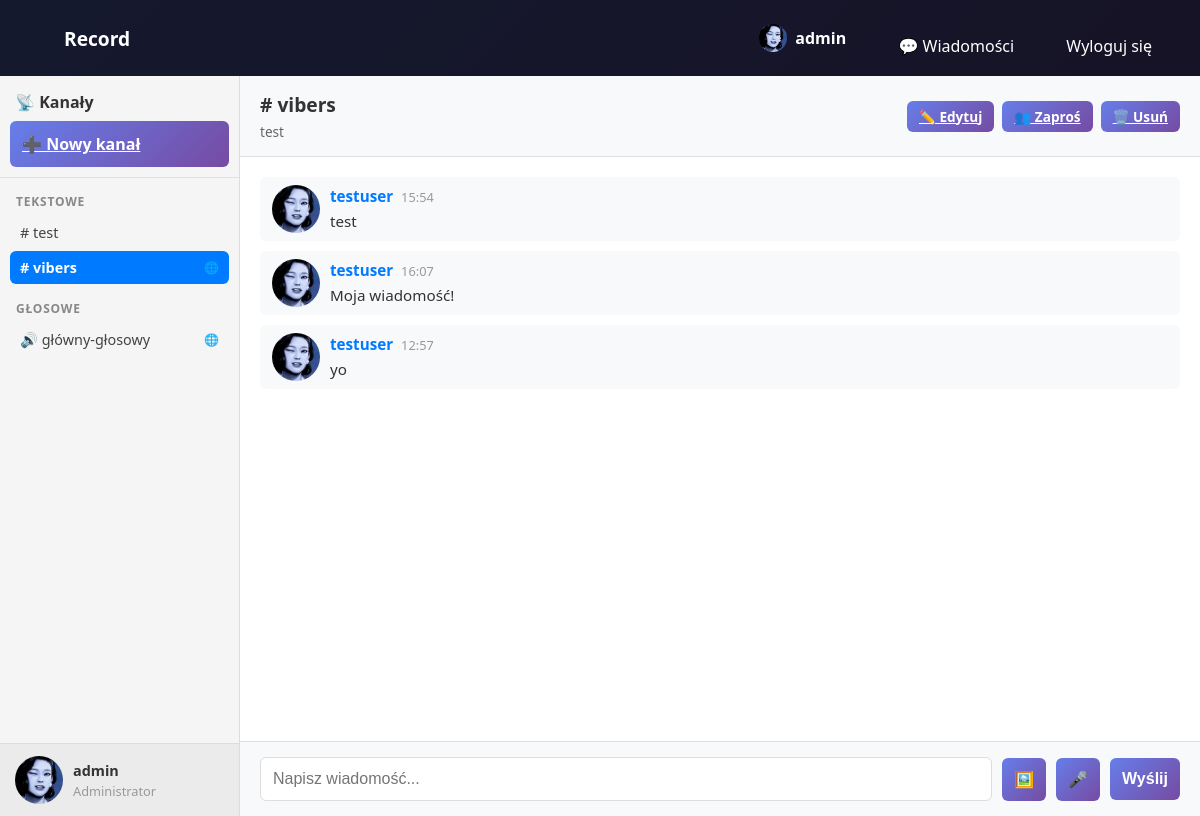
Before: /?channel_id=4 (signed in) with the older database file.
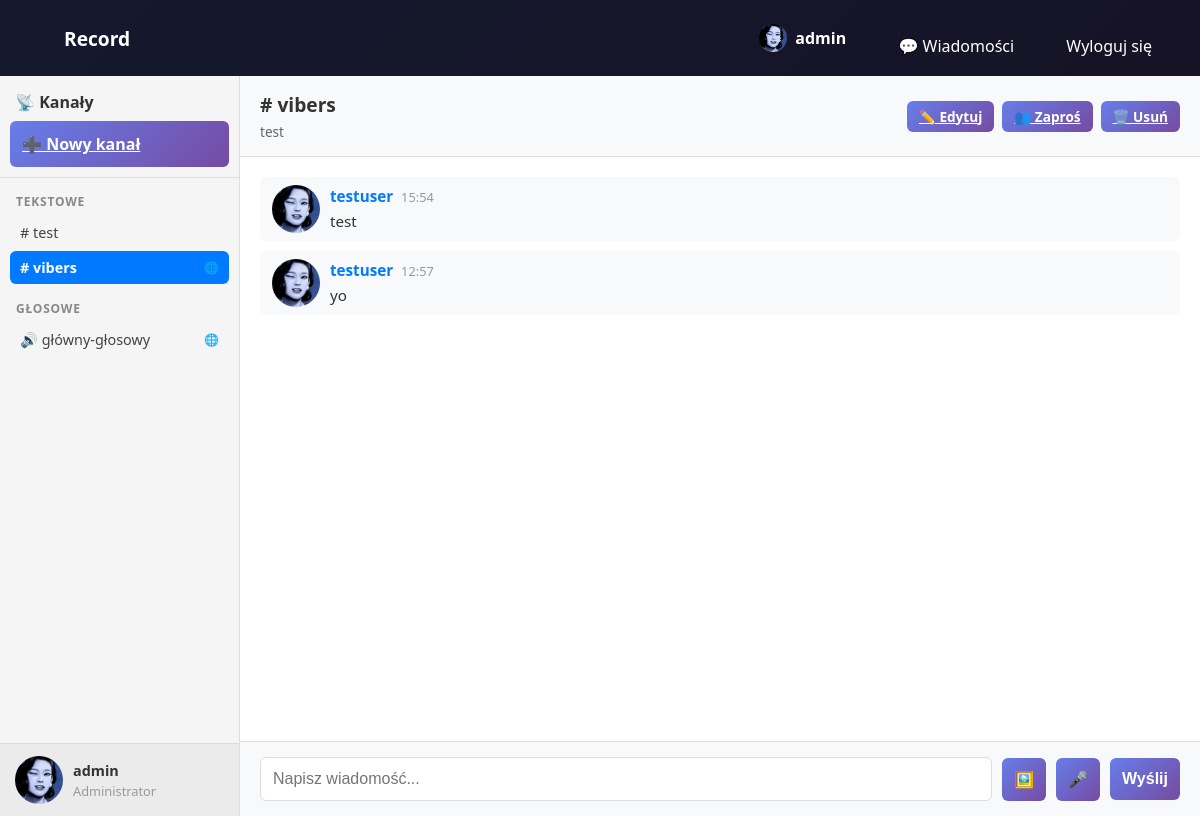
After: the same page with the newer database file.
### record_app/models.py (models this page shows, shortened)
class User(AbstractUser):
    ROLE_CHOICES = [
        ('user', 'Zwykły Użytkownik'),
        ('moderator', 'Moderator'),
        ('admin', 'Administrator'),
    ]
    role = models.CharField(
        max_length=10,
        choices=ROLE_CHOICES,
        default='user'
    )
    description = models.TextField(blank=True, null=True)
    avatar = models.ImageField(upload_to='avatars/', blank=True, null=True)
    @property
    def avatar_url(self):
        if self.avatar:
            return self.avatar.url
        return f'{settings.MEDIA_URL}avatars/default_pfp.jpg'
    class Meta:
        verbose_name = 'Użytkownik'
        verbose_name_plural = 'Użytkownicy'

class Channel(models.Model):
    CHANNEL_TYPE_CHOICES = [
        ('text', 'Kanał tekstowy'),
        ('voice', 'Kanał głosowy'),
    ]
    name = models.CharField(max_length=100)
    description = models.TextField(blank=True, null=True)
    channel_type = models.CharField(
        max_length=10,
        choices=CHANNEL_TYPE_CHOICES,
        default='text'
    )
    is_public = models.BooleanField(default=True)
    created_by = models.ForeignKey(User, on_delete=models.CASCADE, related_name='created_channels')
    created_at = models.DateTimeField(auto_now_add=True)
    updated_at = models.DateTimeField(auto_now=True)
    class Meta:
        verbose_name = 'Kanał'
        verbose_name_plural = 'Kanały'
        ordering = ['created_at']

class Message(models.Model):
    channel = models.ForeignKey(Channel, on_delete=models.CASCADE, related_name='messages')
    author = models.ForeignKey(User, on_delete=models.CASCADE, related_name='messages')
    content = models.TextField()
    image = models.ImageField(upload_to='messages/', blank=True, null=True)
    audio = models.FileField(upload_to='messages_audio/', blank=True, null=True)
    created_at = models.DateTimeField(auto_now_add=True)
    updated_at = models.DateTimeField(auto_now=True)
    class Meta:
        verbose_name = 'Wiadomość'
        verbose_name_plural = 'Wiadomości'
        ordering = ['created_at']

### record_app/views.py (the view)
# urls.py: path('', views.home_view, name='home'),
@login_required(login_url='login')
def home_view(request):
    all_channels = Channel.objects.filter(
        Q(is_public=True) |
        Q(members__user=request.user) |
        Q(created_by=request.user)
    ).distinct()
    text_channels = all_channels.filter(channel_type='text').order_by('name')
    voice_channels = all_channels.filter(channel_type='voice').order_by('name')
    selected_channel_id = request.GET.get('channel_id')
    selected_channel = None
    messages_list = []
    if selected_channel_id:
        try:
            selected_channel = Channel.objects.get(id=selected_channel_id)
            is_member = selected_channel.members.filter(user=request.user).exists() or \
                       selected_channel.is_public or \
                       selected_channel.created_by == request.user
            if not is_member and not request.user.role == 'admin':
                messages.error(request, "Nie masz dostępu do tego kanału.")
                selected_channel = None
            else:
                messages_list = selected_channel.messages.all()[:50]  # Ostatnie 50 wiadomości
        except Channel.DoesNotExist:
            pass
    message_form = MessageForm() if selected_channel else None
    context = {
        'text_channels': text_channels,
        'voice_channels': voice_channels,
        'selected_channel': selected_channel,
        'messages': messages_list,
        'message_form': message_form,
        'is_admin': request.user.role in ['admin', 'moderator'],
    }
    return render(request, 'record_app/home.html', context)

### record_app/forms.py (shortened to what this page needs)
class MessageForm(forms.ModelForm):
    class Meta:
        model = Message
        fields = ('content',)
        widgets = {
            'content': forms.Textarea(attrs={
                'class': 'form-control',
                'placeholder': 'Napisz wiadomość...',
                'rows': 2
            })
        }

### record_app/templates/record_app/home.html (shortened to what this page needs)
{% extends "record_app/base.html" %}
{% load static %}
{% block extra_css %}
<link rel="stylesheet" href="{% static 'css/home.css' %}">
{% endblock %}
{% block content %}
<div class="record-wrapper">
    <div class="record-layout">
        <aside class="channels-sidebar">
            <div class="sidebar-header">
                <h5>
                    📡 Kanały
                </h5>
                <a href="{% url 'create_channel' %}" class="btn btn-sm btn-primary">
                    ➕ Nowy kanał
                </a>
            </div>
            <div class="channels-grid">
                <div class="channel-column">
                    <h6 class="channel-column-title">Tekstowe</h6>
                    <div class="channel-list" id="text-channels-list">
                        {% for channel in text_channels %}
                        <div class="channel-item" data-channel-id="{{ channel.id }}">
                            <a href="?channel_id={{ channel.id }}"
                               class="channel-link {% if selected_channel.id == channel.id %}active{% endif %}">
                                # {{ channel.name }}
                                {% if channel.is_public %}
                                <span class="badge-public">🌐</span>
                                {% endif %}
                            </a>
                        </div>
                        {% endfor %}
                    </div>
                </div>
                <div class="channel-column">
                    <h6 class="channel-column-title">Głosowe</h6>
                    <div class="channel-list" id="voice-channels-list">
                        {% for channel in voice_channels %}
                        <div class="channel-item" data-channel-id="{{ channel.id }}">
                            <a href="?channel_id={{ channel.id }}"
                               class="channel-link {% if selected_channel.id == channel.id %}active{% endif %}">
                                🔊 {{ channel.name }}
                                {% if channel.is_public %}
                                <span class="badge-public">🌐</span>
                                {% endif %}
                            </a>
                        </div>
                        {% endfor %}
                    </div>
                </div>
            </div>
            <a href="{% url 'profile' %}" class="sidebar-footer">
                <img src="{{ user.avatar_url }}" alt="{{ user.username }}" class="avatar avatar-md">
                <div>
                    <strong>{{ user.username }}</strong>
                    <small>{{ user.get_role_display }}</small>
                </div>
            </a>
        </aside>
        <main class="chat-area">
            {% if selected_channel %}
            <div class="chat-header">
                <div class="channel-title">
                    <h3>
                        {% if selected_channel.channel_type == 'text' %}#{% else %}🔊{% endif %}
                        {{ selected_channel.name }}
                    </h3>
                    {% if selected_channel.description %}
                    <p class="channel-description">{{ selected_channel.description }}</p>
                    {% endif %}
                </div>
                {% if is_admin %}
                <div class="header-actions">
                    <a href="{% url 'edit_channel' selected_channel.id %}" class="btn btn-sm btn-warning">✏️ Edytuj</a>
                    <a href="{% url 'invite_channel' selected_channel.id %}" class="btn btn-sm btn-info">👥 Zaproś</a>
                    <a href="{% url 'delete_channel' selected_channel.id %}" class="btn btn-sm btn-danger">🗑️ Usuń</a>
                </div>
                {% endif %}
            </div>
            {% if selected_channel.channel_type == 'text' %}
            <div class="messages-area">
                <div class="messages-container" id="messages-container">
                    {% if messages|length > 0 %}
                        {% for message in messages %}
                        <div class="message" data-message-id="{{ message.id }}">
                            <img src="{{ message.author.avatar_url }}" alt="{{ message.author.username }}" class="avatar avatar-md">
                            <div class="message-body">
                                <div class="message-header">
                                    <strong class="message-author">{{ message.author.username }}</strong>
                                    <span class="message-time">{{ message.created_at|date:"H:i" }}</span>
                                </div>
                                {% if message.content %}
                                <div class="message-content">{{ message.content }}</div>
                                {% endif %}
                            </div>
                        </div>
                        {% endfor %}
                    {% else %}
                    <div class="no-messages">
                        <p>Brak wiadomości w tym kanale. Bądź pierwszy!</p>
                    </div>
                    {% endif %}
                </div>
            </div>
            <div class="message-input-area">
                <div class="message-form" id="message-form-wrapper">
                    <div class="message-input-row">
                        <input type="text"
                               id="message-input"
                               name="content"
                               class="form-control"
                               placeholder="Napisz wiadomość..."
                               autocomplete="off">
                        <button type="button" id="image-btn" class="btn btn-secondary" title="Dodaj obrazek">🖼️</button>
                        <button type="button" id="voice-btn" class="btn btn-secondary" title="Nagraj wiadomość głosową">🎤</button>
                        <button type="button" id="send-btn" class="btn btn-primary">Wyślij</button>
                    </div>
                </div>
            </div>
            {% endif %}
            {% endif %}
        </main>
    </div>
</div>
{% endblock %}

### record_app/templates/record_app/base.html (shortened to what this page needs)
{% load static %}
<!DOCTYPE html>
<html lang="pl">
<head>
    <link rel="stylesheet" href="{% static 'css/style.css' %}">
    {% block extra_css %}{% endblock %}
</head>
<body>
    <nav>
        <div>
            <a href="{% url 'home' %}" style="font-weight: bold; font-size: 1.2rem;">Record</a>
        </div>
        <div>
            {% if user.is_authenticated %}
                <a href="{% url 'profile' %}" class="nav-avatar-wrap" style="margin-left:1rem;">
                    <img src="{{ user.avatar_url }}" alt="{{ user.username }}" class="avatar avatar-sm">
                    <strong>{{ user.username }}</strong>
                </a>
                <a href="{% url 'private_conversations' %}">💬 Wiadomości</a>
                <a href="{% url 'logout' %}">Wyloguj się</a>
            {% else %}
                <a href="{% url 'login' %}">Logowanie</a>
                <a href="{% url 'register' %}">Rejestracja</a>
            {% endif %}
        </div>
    </nav>
    {% block content %}
    {% endblock %}
</body>
</html>

### record_app/static/css/style.css (style rules this page uses)
* { margin: 0; padding: 0; box-sizing: border-box; }
body { font-family: 'Segoe UI', Tahoma, Geneva, Verdana, sans-serif; background: linear-gradient(135deg, #667eea 0%, #764ba2 100%); min-height: 100vh; display: flex; flex-direction: column; }
nav { background: rgba(0, 0, 0, 0.8); padding: 1rem 2rem; display: flex; justify-content: space-between; align-items: center; color: white; }
nav a, nav button { color: white; text-decoration: none; margin-left: 1rem; cursor: pointer; background: none; border: none; font-size: 1rem; padding: 0.5rem 1rem; border-radius: 4px; transition: background 0.3s; }
.avatar { border-radius: 50%; object-fit: cover; flex-shrink: 0; display: inline-block; }
.avatar-sm, .avatar-placeholder-sm { width: 28px; height: 28px; font-size: 11px; }
.avatar-md, .avatar-placeholder-md { width: 48px; height: 48px; font-size: 18px; }
.nav-avatar-wrap { display: inline-flex; align-items: center; gap: 8px; color: white; text-decoration: none; }
.form-control { width: 100%; padding: 0.75rem; border: 1px solid #ddd; border-radius: 6px; font-size: 1rem; transition: border-color 0.3s; }
.btn { width: 100%; padding: 0.75rem; background: linear-gradient(135deg, #667eea 0%, #764ba2 100%); color: white; border: none; border-radius: 6px; font-size: 1rem; font-weight: 600; cursor: pointer; transition: transform 0.2s, box-shadow 0.2s; }

Changed rows visible on the page:
removed Message: author.username "testuser", created_at "16:07", content "Moja wiadomość!"
